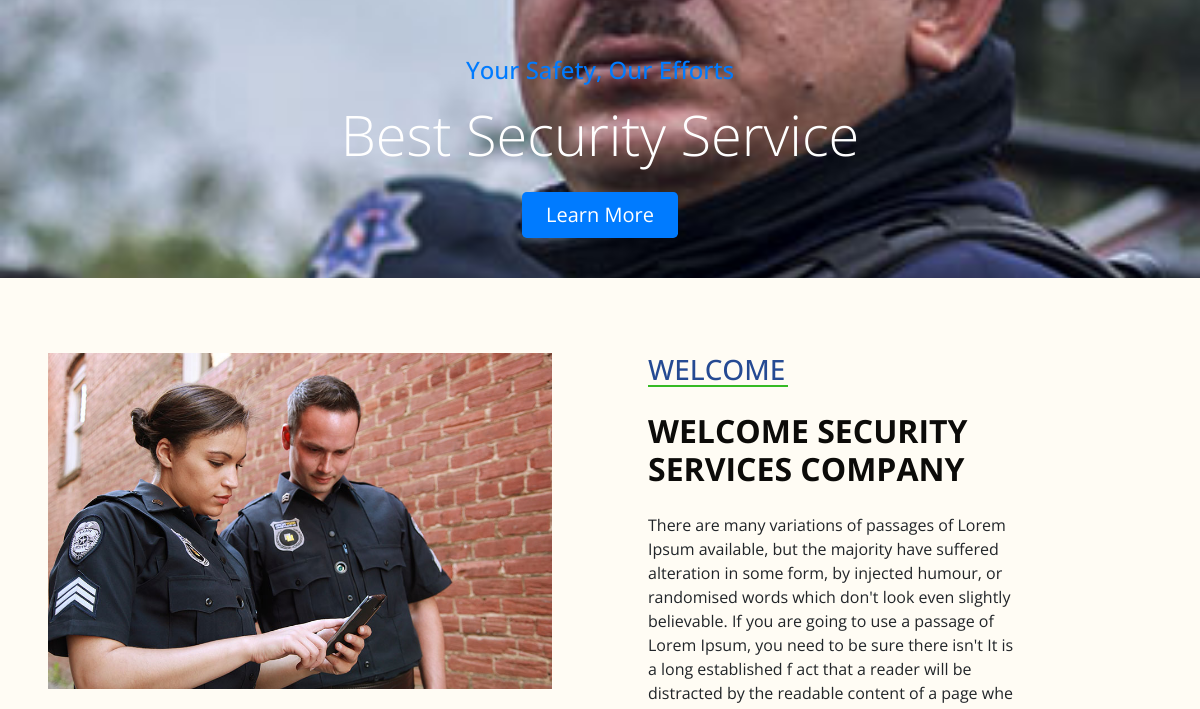
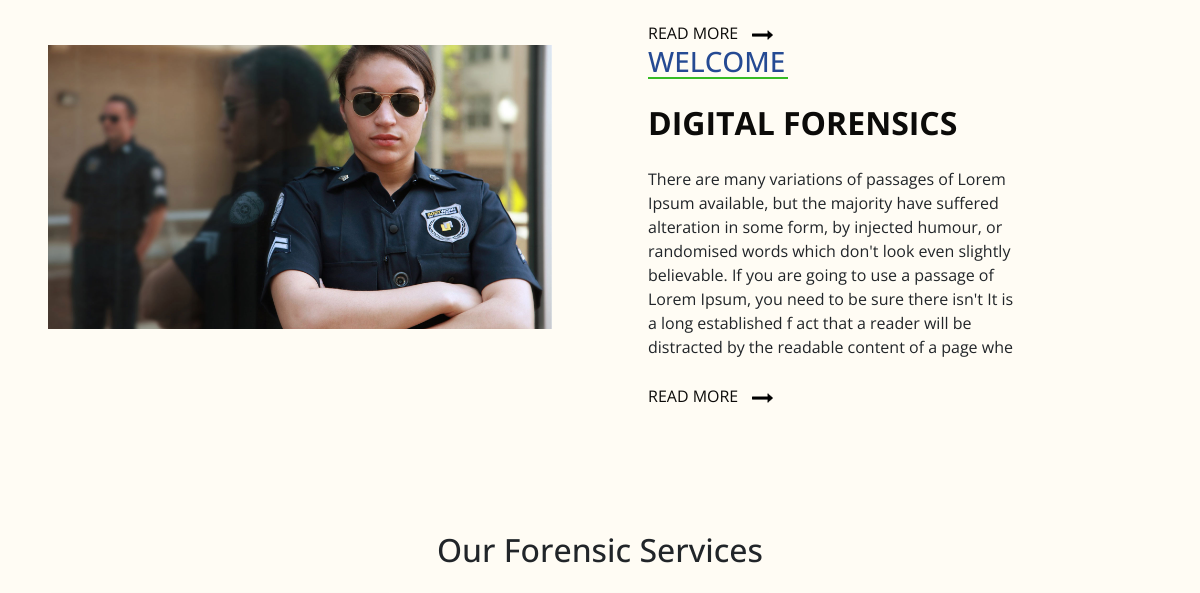
Before: / (middle part) with the older database file (2 pictures, top to bottom).
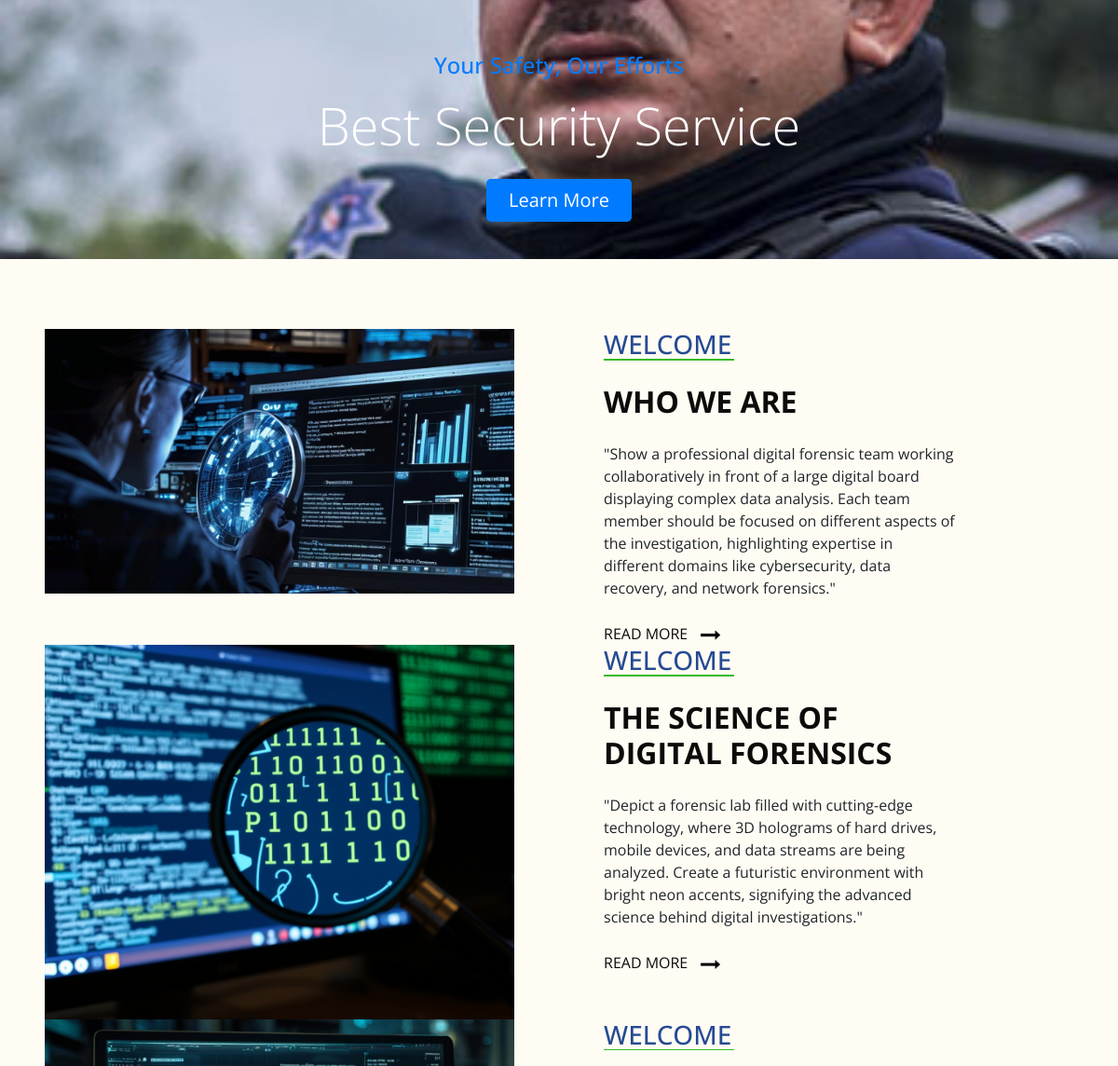
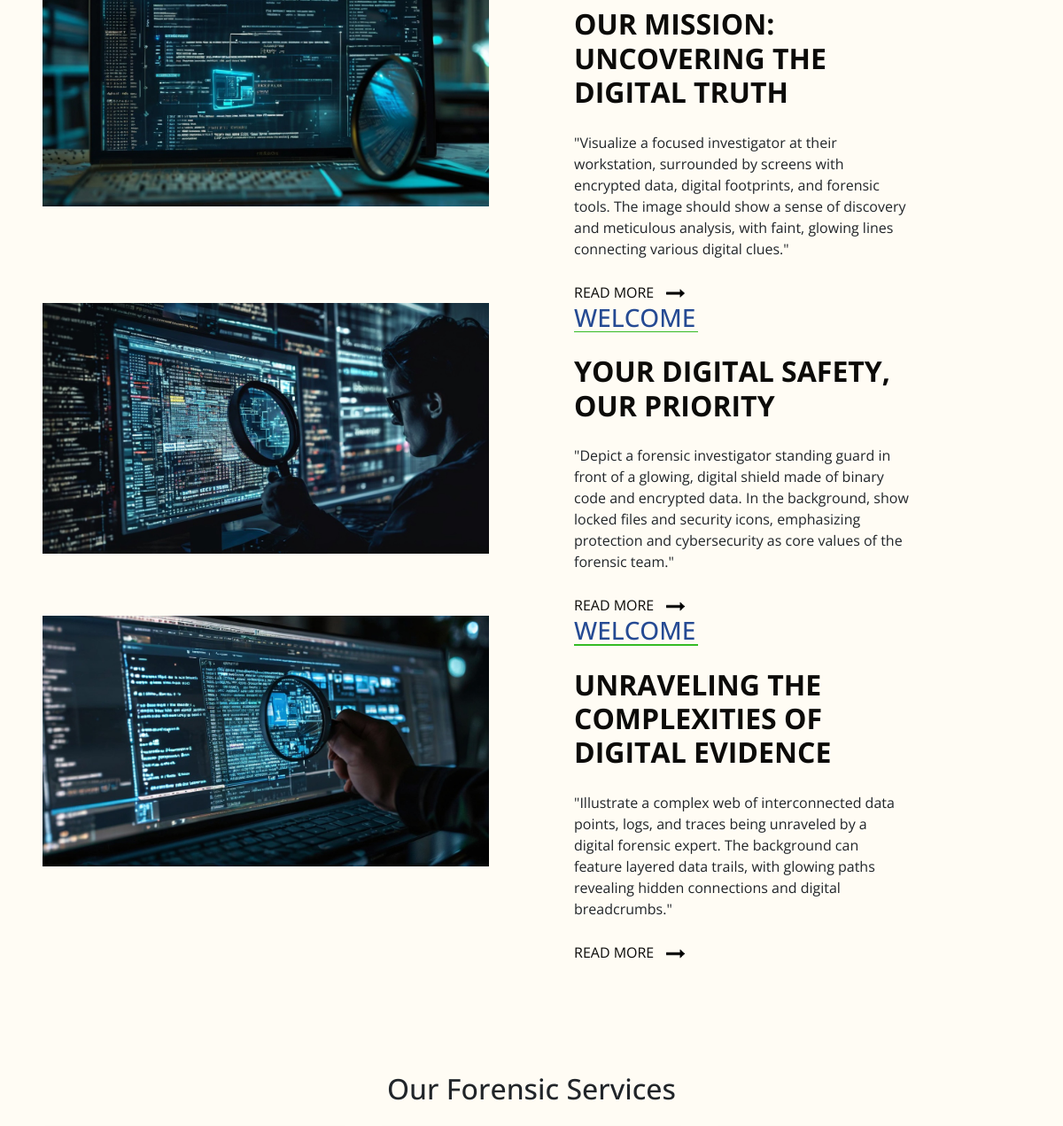
After: the same page with the newer database file (2 pictures, top to bottom).
### forensicApp/models.py (models this page shows, shortened)
class About(models.Model):
    title = models.CharField(max_length=100)
    description = models.TextField()
    image = models.ImageField(upload_to='media')

### forensicApp/views.py (the view, shortened to what this page needs)
# urls.py: 2. Add a URL to urlpatterns:  path('', views.home, name='home')
def home(request):
    views = {}
    views['abouts'] = About.objects.all()
    views['services'] = Service.objects.all()
    views['members'] = Member.objects.all()
    views['sliders'] = Slider.objects.all()
    views['blogs'] = SuccessStory.objects.all()
    views['feedbacks'] = Feedback.objects.all()
    views['homes'] = Home.objects.all()
    return render(request, "index.html",views,)

### templates/index.html (shortened to what this page needs)
{% extends 'base.html' %}
{% load static %}
{% block content %}
{% include 'home/slider.html' %}
  <section class="welcome_section layout_padding">
    <div class="container-fluid">
      {% for about in abouts %}
      <div class="row">
        <div class=" col-md-6">
          <div>
            <img class="img-fluid" src="{{ about.image.url }}" alt="" />
          </div>
        </div>
        <div class=" col-md-6">
          <div class="welcome_detail">
            <h3>
              Welcome
            </h3>
            <h2>
              {{ about.title }}
            </h2>
            <p>
              {{ about.description }}
            </p>
            <div class="welcome_detail-btn">
              <a href="">
                <span>
                  Read More
                </span>
                <img src="{% static 'images/arrow-black.png' %}" alt="" class="ml-2" />
              </a>
            </div>
          </div>
        </div>
      </div>
      {% endfor %}
    </div>
  </section>
  {% include 'home/service.html' %}
 {% endblock %}

### templates/base.html (shortened to what this page needs)
{% load static %}
<!DOCTYPE html>
<html>
<head>
  <link href="https://cdn.jsdelivr.net/npm/bootstrap@5.0.2/dist/css/bootstrap.min.css" rel="stylesheet">
  <link rel="stylesheet" type="text/css"
    href="https://cdnjs.cloudflare.com/ajax/libs/OwlCarousel2/2.1.3/assets/owl.carousel.min.css" />
  <link rel="stylesheet" type="text/css" href="{% static 'css/bootstrap.css' %}" />
  <link href="{% static 'css/style.css' %}" rel="stylesheet" />
  <link href="{% static 'css/responsive.css' %}" rel="stylesheet" />
</head>
<body>
{% block content %}
{% endblock %}
</body>
</html>

### templates/home/slider.html (shortened to what this page needs)
{% load static %}
<div class="container-fluid p-0">
  <div id="blog-carousel" class="carousel slide" data-ride="carousel">
      <div class="carousel-inner">
          <div class="carousel-item active">
              <img class="w-100" src="{% static 'images/security-1.jpg' %}" alt="Image">
              <div class="carousel-caption d-flex flex-column align-items-center justify-content-center">
                  <h4 class="text-primary m-0">Your Safety, Our Efforts</h4>
                  <h4 class="display-4 m-0 mt-2 mt-md-3 text-white">Best Security Service</h4>
                  <a href="" class="btn btn-lg btn-primary mt-3 mt-md-4 px-4">Learn More</a>
              </div>
          </div>
      </div>
      <a class="carousel-control-prev" href="#blog-carousel" data-slide="prev">
      </a>
      <a class="carousel-control-next" href="#blog-carousel" data-slide="next">
      </a>
  </div>
</div>

### templates/home/service.html (shortened to what this page needs)
{% load static %}
  <section id="services" class="py-5">
    <div class="container">
        <h2 class="text-center mb-4">Our Forensic Services</h2>
        <div class="row g-4">
        </div>
    </div>
</section>

### templates/home/staff.html (shortened to what this page needs)
{% load static %}

### templates/home/successStory.html (shortened to what this page needs)
{% load static %}

### templates/home/client_feedback.html (shortened to what this page needs)
{% load static %}

### static/css/style.css (style rules this page uses)
body { font-family: "Open Sans", sans-serif; background-color: #fffcf4; }
.layout_padding { padding: 75px 0; }
a, a:hover, a:focus { text-decoration: none; }
.btn, .btn:focus { outline: none !important; box-shadow: none; }
.carousel-control-prev, .carousel-control-next { display: none; }
.welcome_section .col-md-6 { padding: 0 4%; }
.welcome_detail { width: 75%; }
.welcome_detail h2 { text-transform: uppercase; color: #0c0b09; font-weight: bold; }
.welcome_detail h3 { text-transform: uppercase; color: #254a93; position: relative; }
.welcome_detail h3::after { position: absolute; bottom: 0; left: 0; content: ""; height: 1.5px; width: 140px; background-color: #36bb25; }
.welcome_detail h2, .welcome_detail p, .welcome_detail .welcome_detail-btn { margin-top: 25px; }
.welcome_section .welcome_detail-btn a, .welcome_section .welcome_detail-btn a:hover { text-transform: uppercase; color: #0c0b09; }
.welcome_section .welcome_detail-btn a img { width: 25px; }

### templates/home/slider.html (style rules this page uses)
.carousel-item { width: 100%; height: 700px; }
.carousel { position: relative; }
.carousel-inner { position: relative; width: 100%; overflow: hidden; }
.carousel-inner::after { display: block; clear: both; content: ""; }
.carousel-item { position: relative; display: none; float: left; width: 100%; margin-right: -100%; backface-visibility: hidden; transition: transform 0.6s ease-in-out; }
.carousel-item.active, .carousel-item-next, .carousel-item-prev { display: block; }
.carousel-control-prev, .carousel-control-next { position: absolute; top: 0; bottom: 0; z-index: 1; display: flex; align-items: center; justify-content: center; width: 15%; color: #fff; text-align: center; opacity: 0.5; transition: opacity 0.15s ease; }
.carousel-control-prev { left: 0; }
.carousel-control-next { right: 0; }
.carousel-caption { position: absolute; right: 15%; bottom: 20px; left: 15%; z-index: 10; padding-top: 20px; padding-bottom: 20px; color: #fff; text-align: center; }

### templates/home/staff.html (style rules this page uses)
.btn-primary { background-color: #007bff; border: none; }

### templates/home/client_feedback.html (style rules this page uses)
.carousel-item { transition: transform 0.5s ease-in-out; }

Changed rows visible on the page:
removed About: image (picture), title "WELCOME SECURITY SERVICES COMPANY", description "There are many variations of passages of Lorem Ipsum available, but the majority have suffered alteration in some form, by injected humour, or randomised words which don't look even slightly believable. If you are going to use a passage of Lorem Ipsum, you need to be sure there isn't It is a long established f act that a reader will be distracted by the readable content of a page whe"
removed About: image (picture), title "DIGITAL FORENSICS", description "There are many variations of passages of Lorem Ipsum available, but the majority have suffered alteration in some form, by injected humour, or randomised words which don't look even slightly believable. If you are going to use a passage of Lorem Ipsum, you need to be sure there isn't It is a long established f act that a reader will be distracted by the readable content of a page whe"
added About: image (picture), title "WHO WE ARE", description "\"Show a professional digital forensic team working collaboratively in front of a large digital board displaying complex data analysis. Each team member should be focused on different aspects of the investigation, highlighting expertise in different domains like cybersecurity, data recovery, and network forensics.\""
added About: image (picture), title "THE SCIENCE OF DIGITAL FORENSICS", description "\"Depict a forensic lab filled with cutting-edge technology, where 3D holograms of hard drives, mobile devices, and data streams are being analyzed. Create a futuristic environment with bright neon accents, signifying the advanced science behind digital investigations.\""
added About: image (picture), title "OUR MISSION: UNCOVERING THE DIGITAL TRUTH", description "\"Visualize a focused investigator at their workstation, surrounded by screens with encrypted data, digital footprints, and forensic tools. The image should show a sense of discovery and meticulous analysis, with faint, glowing lines connecting various digital clues.\""
added About: image (picture), title "YOUR DIGITAL SAFETY, OUR PRIORITY", description "\"Depict a forensic investigator standing guard in front of a glowing, digital shield made of binary code and encrypted data. In the background, show locked files and security icons, emphasizing protection and cybersecurity as core values of the forensic team.\""
added About: image (picture), title "UNRAVELING THE COMPLEXITIES OF DIGITAL EVIDENCE", description "\"Illustrate a complex web of interconnected data points, logs, and traces being unraveled by a digital forensic expert. The background can feature layered data trails, with glowing paths revealing hidden connections and digital breadcrumbs.\""
